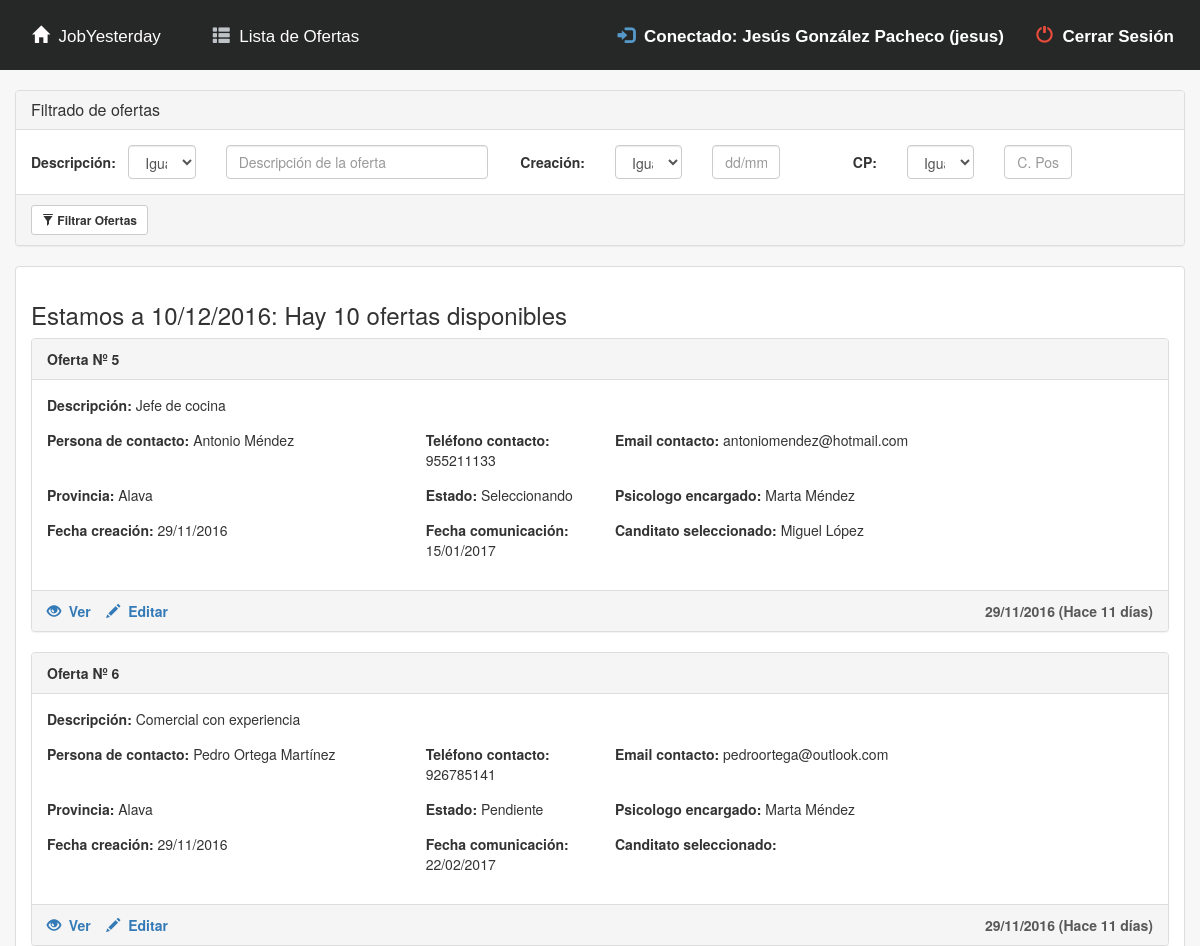
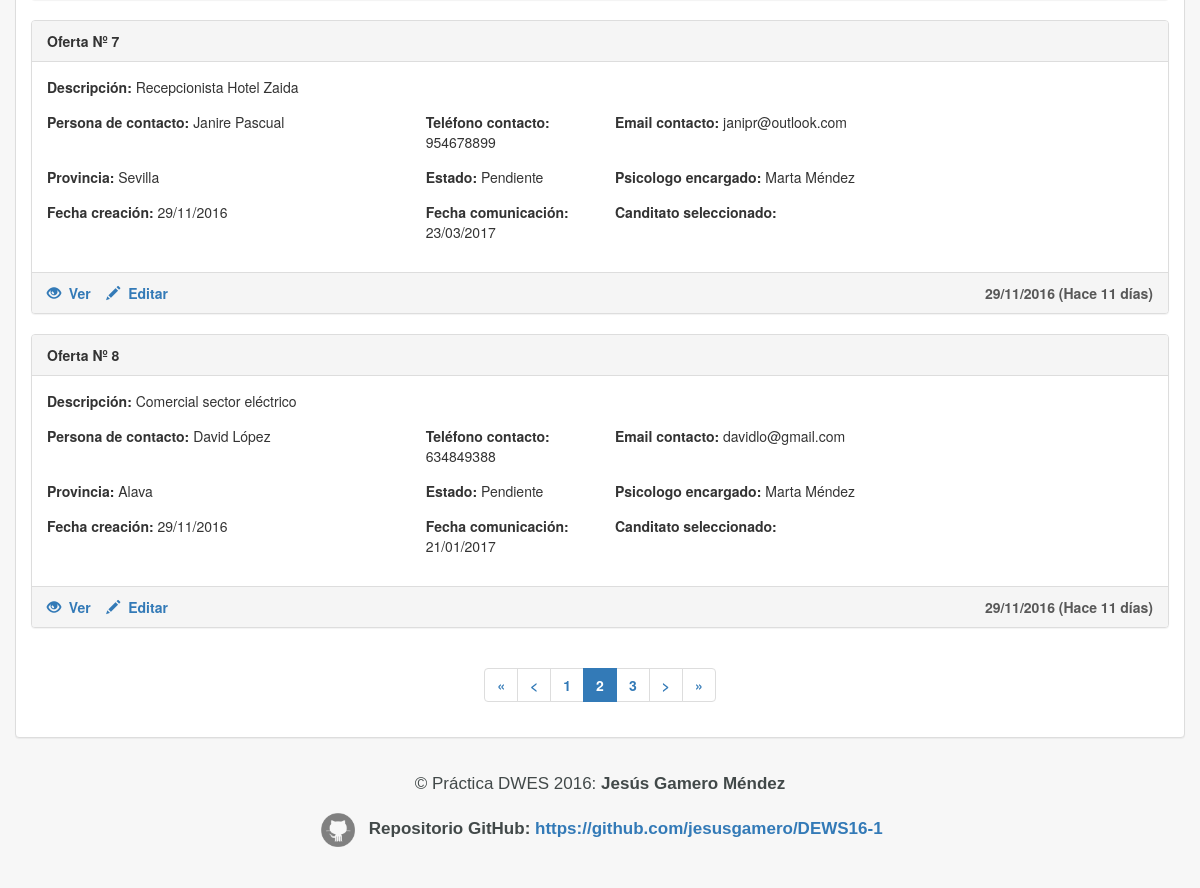
Page /app/index.php?ctrl=list&pag=2 (signed in) on the committed database (2 pictures, top to bottom).
### tables this page shows
CREATE TABLE `oferta` (
  `idoferta` int(11) NOT NULL,
  `descripcion` varchar(250) NOT NULL,
  `persona_contacto` varchar(35) NOT NULL,
  `tlf_contacto` int(9) NOT NULL,
  `email_contacto` varchar(25) NOT NULL,
  `dir_empresa` varchar(50) DEFAULT NULL,
  `poblacion` varchar(25) DEFAULT NULL,
  `cp` varchar(5) DEFAULT NULL,
  `provincia` varchar(35) DEFAULT NULL,
  `estado` char(1) DEFAULT NULL,
  `fcreacion` date DEFAULT NULL,
  `fcomunicacion` date DEFAULT NULL,
  `psico_encar` varchar(25) DEFAULT NULL,
  `candidato` varchar(35) DEFAULT NULL,
  `des_candidato` varchar(250) DEFAULT NULL
);

CREATE TABLE `provincia` (
  `cod_provincia` int(2) NOT NULL DEFAULT '0' COMMENT 'Código de la provincia de dos digitos',
  `nombre` varchar(50) NOT NULL DEFAULT '' COMMENT 'Nombre de la provincia'
);

CREATE TABLE `usuario` (
  `cod` int(11) NOT NULL,
  `tipo` char(1) NOT NULL,
  `nombre` varchar(35) DEFAULT NULL,
  `user` varchar(10) DEFAULT NULL,
  `pass` varchar(10) DEFAULT NULL
);

### app/model/DB_connection.php (called while the page is built, shortened)
<?php
Class Database {
	private $link;
	private $result;
	private static $_instance;
	public static function getInstance(){
		if (!(self::$_instance instanceof self)){
			self::$_instance=new self();
		}
		return self::$_instance;
	}
	private function Conectar($conf)
	{
		$this-> link =new mysqli($conf['servidor'], $conf['usuario'], $conf['password']);
		$this->link->select_db($conf['base_datos']);
		$this->link->query("SET NAMES 'utf8'");
	}
	public function Consulta($sql)
	{
		$this->result=$this->link->query($sql);
		return $this->result;
	}
	public function LeeRegistro($result=NULL)
	{
		if (! $result)
		{
			$result=$this->result;
		}
		$this->regActual=$result->fetch_assoc();
		return $this->regActual;
	}
}

### app/model/model.php (called while the page is built, shortened)
<?php
include (MODEL_PATH . "DB_connection.php");
function nombreProvincias($id)
{
	$bdatos = Database::getInstance();
	$query = 'SELECT p.nombre FROM provincia p WHERE p.cod_provincia=' . $id;
	$res = $bdatos->Consulta($query);
	$registro = $bdatos->LeeRegistro();
	return $registro['nombre'];
}
function nombrePsicologo($id)
{
	$bdatos = Database::getInstance();
	$query = 'SELECT u.nombre FROM usuario u WHERE u.cod=' . $id;
	$res = $bdatos->Consulta($query);
	$registro = $bdatos->LeeRegistro();
	return $registro['nombre'];
}
function nRegistros()
{
	$MyBD = Database::getInstance();
	$query = "SELECT count(*) as total FROM oferta";
	$result = $MyBD->Consulta($query);
	$reg = mysqli_fetch_assoc($result);
	return $reg['total'];
}
function verOfertas($posIni)
{
	$bd = database::getInstance();
	$query = "SELECT * FROM oferta LIMIT " . ($posIni - 1) . "," . PROXPAG;
	$res = $bd->Consulta($query);
	while ($line = $bd->LeeRegistro($res)) {
		$ofertas[] = $line;
	}
	return $ofertas;
}

### app/view/list.php (the view, shortened to what this page needs)
	<br>
<div class="container-fluid">
<form class="form-horizontal" method="POST">
<div class="panel panel-default">
 <div class="panel-heading"><h3 class="panel-title">Filtrado de ofertas</h3></div>
<div class="panel-body">
	<div class="row">
	<label class="col-xs-12 col-sm-2 col-md-1 control-label" for="descripcion">Descripción:</label>
	<div class="col-xs-12 col-sm-4 col-md-1">
	<?= creaSelect('cond1a',$criterio,sesion('cond1a'))?>
	</div>
	<div class="col-xs-12 col-sm-5 col-md-3">
		<input id="cond1b" value="<?= sesion('cond1b') ?>" name="cond1b" class="form-control input-md" placeholder="Descripción de la oferta">
	</div>
	<label class="col-xs-12 col-sm-2 col-md-1 control-label" for="creacion">Creación:</label>
	<div class="col-xs-12 col-sm-4 col-md-1">
	<?= creaSelect('cond2a',$criterio,sesion('cond2a'))?>
	</div>
	<div class="col-xs-12 col-sm-5 col-md-1">
		<input id="cond2b" value="<?= sesion('cond2b') ?>"name="cond2b" class="form-control input-md" placeholder="dd/mm/yyyy">
	</div>
	<label class="col-xs-12 col-sm-2 col-md-1 control-label" for="cp">CP:</label>
	<div class="col-xs-12 col-sm-4 col-md-1">
	<?= creaSelect('cond3a',$criterio,sesion('cond3a'))?>
	</div>
	<div class="col-xs-12 col-sm-5 col-md-1">
		<input id="cond3b" value="<?= sesion('cond3b') ?>" name="cond3b" class="form-control input-md" placeholder="C. Postal">
	</div>
	</div>
</div>
 <div class="panel-footer">
 <button class="btn btn-default btn-sm"><span class="glyphicon glyphicon-filter"></span>&nbsp;<b>Filtrar Ofertas</b></button></div>
</div>
</form>
</div>
<div class="container-fluid">
<div class="panel panel-default">
<div class="panel-body">
<h3>Estamos a <?= date("d/m/Y"); ?>:<?php echo " Hay ". $nreg." ofertas disponibles"; ?></h3>
 	<?php if ($listado==null)
	{
	?>
	<center><h3>Oops! No hay ninguna oferta disponible, inserte una nueva.</h3></center><br><br>
	<?php
	}
	else
	{
	foreach ($listado as $clave => $oferta)
	{ ?>
				<div class="panel panel-default">
				<div class="panel-heading"><b>Oferta Nº <?= $oferta['idoferta']; ?> </b>
				</div>
				<div class="panel-body">
				<div class="form-horizontal">
					<div class="form-group">
					  <div class="col-md-10"><b>Descripción: </b><?= $oferta['descripcion']; ?></div>
					</div>
					<div class="form-group">
					  <div class="col-md-4"><b>Persona de contacto: </b><?= $oferta['persona_contacto']; ?></div>
					  <div class="col-md-2"><b>Teléfono contacto: </B><?= $oferta['tlf_contacto']; ?></div>
					  <div class="col-md-4"><b>Email contacto: </B><?= $oferta['email_contacto']; ?></div>
					</div>
					<div class="form-group">
					  <div class="col-md-4"><b>Provincia: </b><?= nombreProvincias($oferta['provincia']) ?></div>
					  <div class="col-md-2"><b>Estado: </b><?= verEstado($oferta['estado']); ?></div>
					  <div class="col-md-4"><b>Psicologo encargado: </b><?= nombrePsicologo($oferta['psico_encar']) ?></div>
					</div>
					<div class="form-group">
					  <div class="col-md-4"><b>Fecha creación: </b><?= formatoGregoriano($oferta['fcreacion']) ?></div>
					  <div class="col-md-2"><b>Fecha comunicación: </b><?= formatoGregoriano($oferta['fcomunicacion']) ?></div>
					  <div class="col-md-4"><b>Canditato seleccionado: </b><?= $oferta['candidato']; ?></div>
					</div>
				</div>
				</div>
				<div class="panel-footer">
				<a href="?ctrl=info&id=<?= $oferta['idoferta']; ?>"><span class="glyphicon glyphicon-eye-open"></span>&nbsp;<b>&nbsp;Ver</b></a>&nbsp;&nbsp;&nbsp;
				<a href="?ctrl=update&id=<?= $oferta['idoferta']; ?>"><span class="glyphicon glyphicon-pencil"></span>&nbsp;<b>&nbsp;Editar</b></a>&nbsp;&nbsp;&nbsp;
				<label style="float:right; color:#585858"><?= formatoGregoriano($oferta['fcreacion']) ?> (Hace <?= diasTranscurridos($oferta['fcreacion'],date("Y-m-d")); ?> días)</label>
				</div>
				</div>
	<?php }}?>
	<center><b>
		<ul class="pagination">
		<li><a href="?ctrl=list&pag=1" >&laquo;</a></li>
		<li><a href="?ctrl=list&pag=<?php echo ($pag-1);?>"><</a></li>
		<?php for ($i = 1; $i < $maxPag; $i++) {
			if($i==$pag){
			echo "<li class='active'><a href='?ctrl=list&pag=".$i."'>".$i."</a></li>";
			}
			else{
			echo "<li><a href='?ctrl=list&pag=".$i."'>".$i."</a></li>";
			}
		}
		?>
		<li><a href="?ctrl=list&pag=<?php if ($pag < ceil($maxPag-1)){echo ($pag+1);} else {echo (ceil($maxPag-1));} ?>">></a></li>
		<li><a href="?ctrl=list&pag=<?php echo (ceil($maxPag-1));?>">&raquo;</a></li>
		</ul>
	</b></center>
</div>
</div>
</div>

### rows in the picture
oferta: idoferta "5", descripcion "Jefe de cocina", persona_contacto "Antonio Méndez", tlf_contacto "955211133", email_contacto "antoniomendez@hotmail.com", provincia.nombre "Alava", estado "Seleccionando", psico_encar.nombre "Marta Méndez", fcreacion "29/11/2016", fcomunicacion "15/01/2017", candidato "Miguel López"
oferta: idoferta "6", descripcion "Comercial con experiencia", persona_contacto "Pedro Ortega Martínez", tlf_contacto "926785141", email_contacto "pedroortega@outlook.com", provincia.nombre "Alava", estado "Pendiente", psico_encar.nombre "Marta Méndez", fcreacion "29/11/2016", fcomunicacion "22/02/2017"
oferta: idoferta "7", descripcion "Recepcionista Hotel Zaida", persona_contacto "Janire Pascual", tlf_contacto "954678899", email_contacto "janipr@outlook.com", provincia.nombre "Sevilla", estado "Pendiente", psico_encar.nombre "Marta Méndez", fcreacion "29/11/2016", fcomunicacion "23/03/2017"
oferta: idoferta "8", descripcion "Comercial sector eléctrico", persona_contacto "David López", tlf_contacto "634849388", email_contacto "davidlo@gmail.com", provincia.nombre "Alava", estado "Pendiente", psico_encar.nombre "Marta Méndez", fcreacion "29/11/2016", fcomunicacion "21/01/2017"

### other values in the picture
$_SESSION['nombre'] "Jesús González Pacheco"
$_SESSION['usuario'] "jesus"
$nreg "10"
form field cond1a "Igual a"
form field cond2a "Igual a"
form field cond3a "Igual a"
